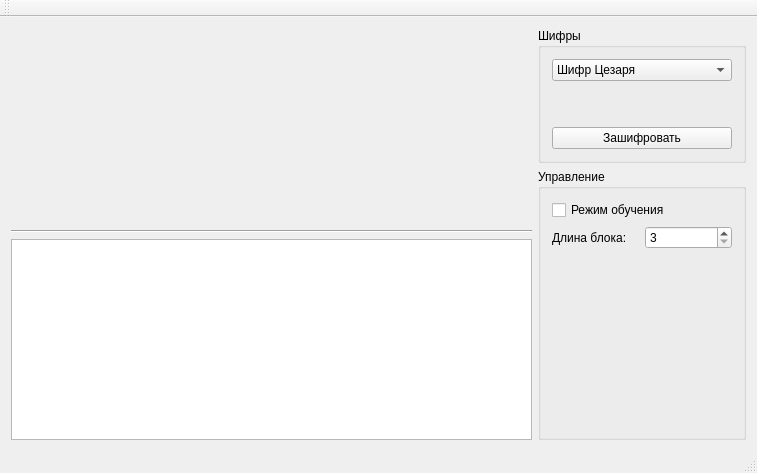
<?xml version="1.0" encoding="UTF-8"?>
<ui version="4.0">
 <class>MainWindow</class>
 <widget class="QMainWindow" name="MainWindow">
  <property name="geometry">
   <rect>
    <x>0</x>
    <y>0</y>
    <width>757</width>
    <height>473</height>
   </rect>
  </property>
  <property name="windowTitle">
   <string>MainWindow</string>
  </property>
  <widget class="QWidget" name="centralWidget">
   <layout class="QHBoxLayout" name="horizontalLayout_2" stretch="5,2">
    <item>
     <layout class="QVBoxLayout" name="verticalLayout" stretch="1,0,1">
      <item>
       <layout class="QHBoxLayout" name="codeInputLayout"/>
      </item>
      <item>
       <widget class="Line" name="line">
        <property name="orientation">
         <enum>Qt::Horizontal</enum>
        </property>
       </widget>
      </item>
      <item>
       <layout class="QHBoxLayout" name="codeOutLayout">
        <item>
         <widget class="QTextEdit" name="codeOutTextEdit"/>
        </item>
       </layout>
      </item>
     </layout>
    </item>
    <item>
     <layout class="QVBoxLayout" name="verticalLayout_2" stretch="1,2">
      <item>
       <widget class="QGroupBox" name="groupBox">
        <property name="maximumSize">
         <size>
          <width>16777215</width>
          <height>16777215</height>
         </size>
        </property>
        <property name="title">
         <string>Шифры</string>
        </property>
        <layout class="QHBoxLayout" name="horizontalLayout_4">
         <item>
          <layout class="QVBoxLayout" name="verticalLayout_3">
           <item>
            <widget class="QComboBox" name="ciphiersComboBox">
             <item>
              <property name="text">
               <string>Шифр Цезаря</string>
              </property>
             </item>
             <item>
              <property name="text">
               <string>Шифр Цезаря(афин.)</string>
              </property>
             </item>
             <item>
              <property name="text">
               <string>Шифр Цезаря(кл. сл.)</string>
              </property>
             </item>
             <item>
              <property name="text">
               <string>Шифр Плейфера</string>
              </property>
             </item>
             <item>
              <property name="text">
               <string>Шифр Трисемуса</string>
              </property>
             </item>
             <item>
              <property name="text">
               <string>Шифр Виженера</string>
              </property>
             </item>
             <item>
              <property name="text">
               <string>Шифрование маг. кв.</string>
              </property>
             </item>
            </widget>
           </item>
           <item>
            <spacer name="verticalSpacer">
             <property name="orientation">
              <enum>Qt::Vertical</enum>
             </property>
             <property name="sizeHint" stdset="0">
              <size>
               <width>20</width>
               <height>40</height>
              </size>
             </property>
            </spacer>
           </item>
           <item>
            <widget class="QPushButton" name="encryptPushButton">
             <property name="text">
              <string>Зашифровать</string>
             </property>
            </widget>
           </item>
          </layout>
         </item>
        </layout>
       </widget>
      </item>
      <item>
       <widget class="QGroupBox" name="groupBox_2">
        <property name="title">
         <string>Управление</string>
        </property>
        <layout class="QVBoxLayout" name="verticalLayout_4">
         <item>
          <layout class="QHBoxLayout" name="horizontalLayout_3">
           <item>
            <widget class="QCheckBox" name="trainingModeCheckBox">
             <property name="text">
              <string>Режим обучения</string>
             </property>
            </widget>
           </item>
          </layout>
         </item>
         <item>
          <layout class="QHBoxLayout" name="horizontalLayout">
           <item>
            <widget class="QLabel" name="label">
             <property name="text">
              <string>Длина блока:</string>
             </property>
            </widget>
           </item>
           <item>
            <widget class="QSpinBox" name="spinBox">
             <property name="minimum">
              <number>3</number>
             </property>
            </widget>
           </item>
          </layout>
         </item>
         <item>
          <spacer name="verticalSpacer_2">
           <property name="orientation">
            <enum>Qt::Vertical</enum>
           </property>
           <property name="sizeHint" stdset="0">
            <size>
             <width>20</width>
             <height>40</height>
            </size>
           </property>
          </spacer>
         </item>
        </layout>
       </widget>
      </item>
     </layout>
    </item>
   </layout>
  </widget>
  <widget class="QMenuBar" name="menuBar">
   <property name="geometry">
    <rect>
     <x>0</x>
     <y>0</y>
     <width>757</width>
     <height>20</height>
    </rect>
   </property>
  </widget>
  <widget class="QToolBar" name="mainToolBar">
   <attribute name="toolBarArea">
    <enum>TopToolBarArea</enum>
   </attribute>
   <attribute name="toolBarBreak">
    <bool>false</bool>
   </attribute>
  </widget>
  <widget class="QStatusBar" name="statusBar"/>
 </widget>
 <layoutdefault spacing="6" margin="11"/>
 <resources/>
 <connections/>
</ui>
